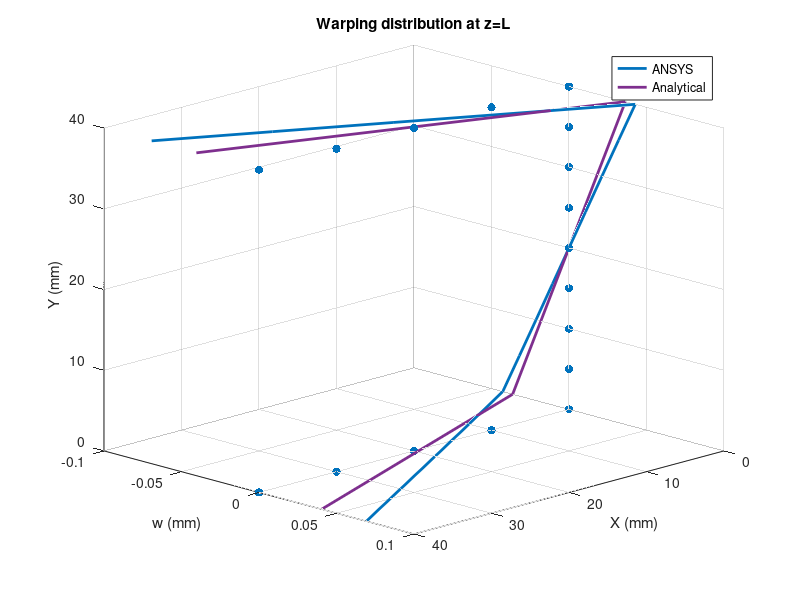

The MATLAB script that drew this image:
clc; clear

%% Extract data

fID = fopen("nPos.txt");
for i=1:5
    fgetl(fID);
end

posData = fscanf(fID,"%d %f %f %f");
fclose(fID);

nNodes = length(posData)/4;

dataArray = zeros(nNodes, 3);
dataArray(:,1) = posData(2:4:end);
dataArray(:,2) = posData(3:4:end);


fID = fopen("zDisp.txt");
for i=1:11
    fgetl(fID);
end

zData = fscanf(fID,"%d %f");
fclose(fID);

dataArray(:,3) = zData(2:2:end);



%% Substract rotation

fID = fopen("xRot.txt");
for i=1:11
    fgetl(fID);
end

rotData = fscanf(fID,"%d %f");
fclose(fID);

rotation = mean(rotData(2:2:end));

rotation = 0.75 * rotation;

dataArray(:,3) = dataArray(:,3) - rotation * (dataArray(:,2)-20);

%% Sort the nodes

firstFlange = dataArray(dataArray(:,2) == 0 & dataArray(:,1) ~= 0,:);
secondFlange = dataArray(dataArray(:,1) == 0, :); 
thirdFlange = dataArray(dataArray(:,2) == 40 & dataArray(:,1) ~= 0, :);

[~, firstFlangeIndex] = sort(firstFlange(:,1), 'descend');
[~, secondFlangeIndex] = sort(secondFlange(:,2));
[~, thirdFlangeIndex] = sort(thirdFlange(:,1));

dataArray = [firstFlange(firstFlangeIndex,:); 
             secondFlange(secondFlangeIndex,:); 
             thirdFlange(thirdFlangeIndex,:)];

         
%% Analyitical results

T = 100 * 360/19;
J = 2200/3;
G = 26923;

limitW1 = 20 * (360/19) * T/(G*J);

limitW2 = -20 * (360/19 - 40) * T/(G*J);

         
%% Plot results
figure
scatter3(dataArray(:,1), zeros(nNodes,1), dataArray(:,2), "filled")
hold on
h(1) = plot3(dataArray(:,1), dataArray(:,3), dataArray(:,2), "LineWidth", 2);

h(2) = plot3([0,40], [-limitW1, limitW2], [0,0], "color", [0.4940, 0.1840, 0.5560], "LineWidth", 2);
plot3([0,0], [-limitW1, limitW1], [0,40], "color", [0.4940, 0.1840, 0.5560], "LineWidth", 2);
plot3([0,40], [limitW1, -limitW2], [40,40], "color", [0.4940, 0.1840, 0.5560], "LineWidth", 2);
view(135,20);
hold off

title("Warping distribution at z=L")
xlabel("X (mm)")
ylabel("w (mm)")
zlabel("Y (mm)")


legend(h, "ANSYS", "Analytical")
